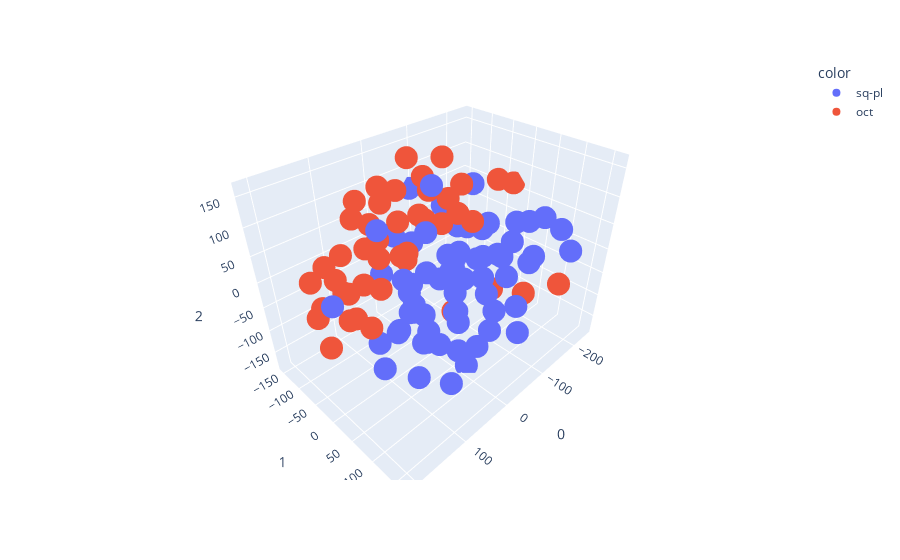

This figure's notebook cell:
### Code cell
tsne = TSNE(n_components=3, random_state=0)
projections = tsne.fit_transform(df[features], )

fig = px.scatter_3d(
    projections, x=0, y=1, z=2,
    color=df.Geometry
)
fig.update_traces(marker_size=8)
fig.show()
